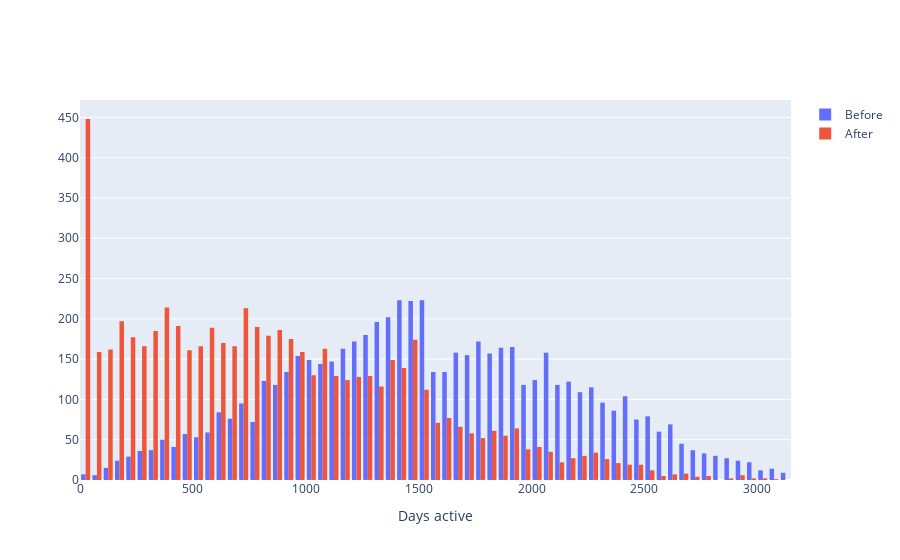

Source (notebook cell):
### Code cell
user_active_period_before = geotweets.groupby('userid').apply(lambda df: df.createdat.max() - df.createdat.min())
user_active_period_after = geotweetsx.groupby('userid').apply(lambda df: df.createdat.max() - df.createdat.min())
pgo.Figure(
    [
        pgo.Histogram(x=user_active_period_before.dt.days, name="Before"),
        pgo.Histogram(x=user_active_period_after.dt.days, name="After"),
    ],
    pgo.Layout(xaxis=dict(title='Days active')),
)

### Figure 1 — Plotly figure (JSON) as saved in the notebook; plotly's stock layout.template omitted (floating-point values rounded to 4 significant figures; data arrays with more than 128 entries replaced by an {"elided": "..."} marker saying what was removed)
{"data": [{"name": "Before", "type": "histogram", "x": {"elided": "6216 int values"}}, {"name": "After", "type": "histogram", "x": {"elided": "6216 int values"}}], "layout": {"xaxis": {"title": {"text": "Days active"}}}}
